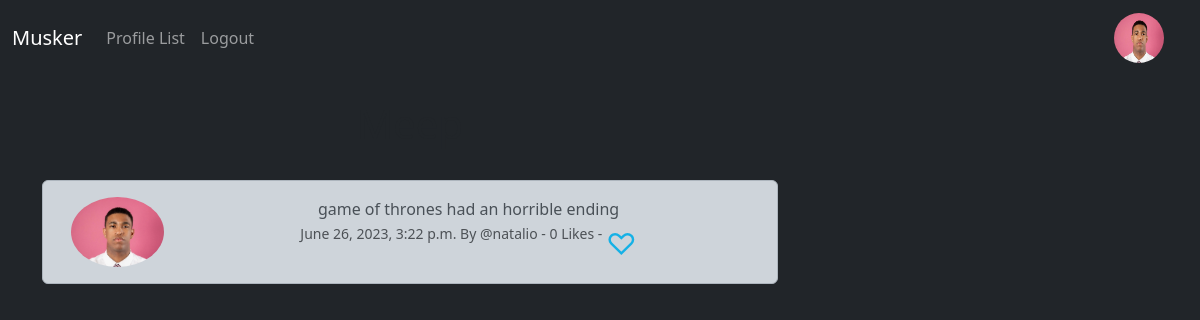
/meep_show/9 (signed in), run on an earlier commit of the app's database.
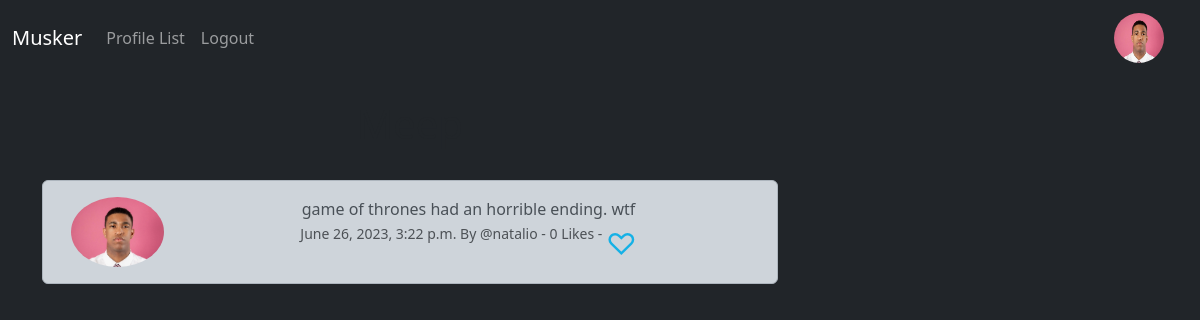
And on a later commit of the database.
### musker/models.py (models this page shows, shortened)
class Meep(models.Model):
    user = models.ForeignKey(
        User, related_name="meeps",
        on_delete=models.DO_NOTHING
    )
    body = models.CharField(max_length=1000)
    created_at = models.DateTimeField(auto_now_add=True)
    likes = models.ManyToManyField(User,related_name="meep_like", blank=True)
    def number_of_likes(self):
        return self.likes.count()

class Profile(models.Model):
    user = models.OneToOneField(User, on_delete=models.CASCADE)
    follows  = models.ManyToManyField('self',related_name="followed_by",symmetrical=False,blank=True)
    date_modified = models.DateTimeField(User, auto_now=True)
    profile_image = models.ImageField(null=True,blank=True, upload_to='images/')
    profile_bio = models.CharField(null=True, blank=True, max_length=500)
    homepage_link= models.CharField(null=True, blank=True, max_length=500)
    facebook_link = models.CharField(null=True, blank=True, max_length=500)
    instagram_link = models.CharField(null=True, blank=True, max_length=500)
    linkedIn_link = models.CharField(null=True, blank=True, max_length=500)

### musker/views.py (the view)
# urls.py: path('meep_show/<int:pk>',views.meep_show,name="meep_show"),
def meep_show(request, pk):
    meep = get_object_or_404(Meep, id=pk)
    if meep:
        return render(request, 'show_meep.html', {'meep':meep})
    else:
        messages.success(request, ("That Meep, does not exist"))
        return redirect( 'home')

### musker/templates/show_meep.html (shortened to what this page needs)
{% extends 'base.html'%}
{%load static %}
{%block content%}
<div class='container text-center'>
   <div class='row'>
      <div class="col-8">
         <h1>Meep</h1>
         <br>
         <div class="alert alert-dark" role="alert">
            <div class="container">
               <div class="row">
                  <div class="col-2">
                     {% if meep.user.profile.profile_image %}
                     <img src={{meep.user.profile.profile_image.url}} width=200 heigth=200 class="img-fluid rounded-circle" alt={{profile.user.username}} >
                     {%else%}
                     <img src="{% static 'images/profile.png' %}" width=200 heigth=200 class="img-fluid rounded-circle" alt="Profile Image" >
                     {% endif %}
                  </div>
                  <div class="col-10">
                     {{meep.body}}<br>
                     <small class = "text-muted" >
                     {{meep.created_at}} By @{{meep.user.username}}
                     - {{meep.number_of_likes}} Likes -
                     {%if user in meep.likes.all %}
                     <a href="{% url 'meep_like' meep.id %}" style="text-decoration:none ;color:#15b1e6;  font-size:30px; vertical-align:top">
                     &#9829
                     </a>
                     {%else%}
                     <a href="{% url 'meep_like' meep.id %}"  style="text-decoration:none ;color:#15b1e6;  font-size:30px; vertical-align:top">
                     &#9825
                     </a>
                     {%endif%}
                     </small><br/>
                  </div>
               </div>
            </div>
         </div>
      </div>
      <div class="col-4">
         <br><br/><br>
      </div>
   </div>
</div>
{%endblock%}

What changed in the data, as far as the page shows it:
changed Meep "natalio": body "game of thrones had an horrible ending" → "game of thrones had an horrible ending. wtf"
